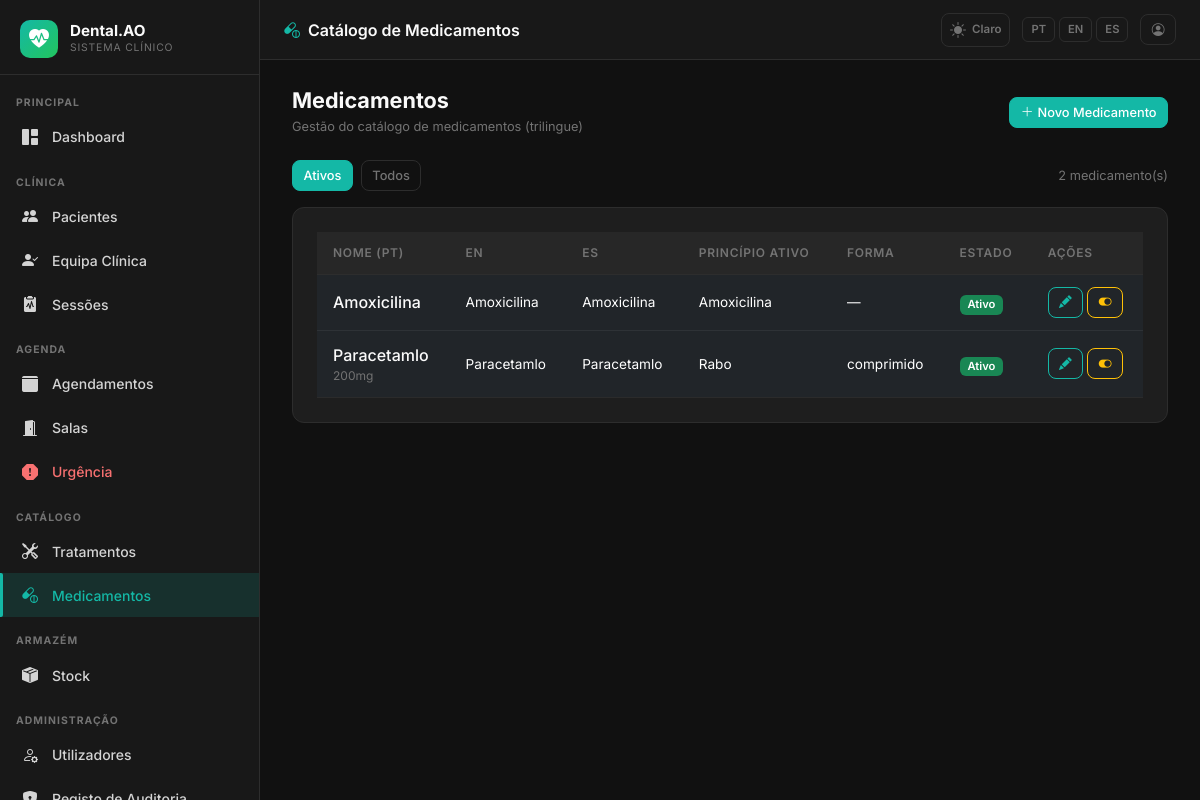
Page /admin/medicines (signed in) on the committed database.
### app/models.py (models this page shows, shortened)
class AppSetting(db.Model):
    __tablename__ = 'app_settings'
    key   = db.Column(db.String(64), primary_key=True)
    value = db.Column(db.Text, nullable=True)
    _DEFAULTS = {
        'app_name':       'DentalCare Pro',
        'app_logo':       '',
        'bg_dark':        '#111111',
        'sidebar_dark':   '#181818',
        'card_dark':      '#1e1e1e',
        'border_dark':    '#2d2d2d',
        'text_dark':      '#d4d4d4',
        'primary_dark':   '#14b8a6',
        'success_dark':   '#22c55e',
        'danger_dark':    '#f87171',
        'warning_dark':   '#fbbf24',
        'bg_light':       '#f0f4f8',
        'card_light':     '#ffffff',
        'border_light':   '#d1dce8',
        'text_light':     '#334155',
        'primary_light':  '#1976d2',
        'success_light':  '#00875a',
        'danger_light':   '#d32f2f',
        'warning_light':  '#e65100',
        'xray_max_mb':        '10',
        'stock_invoice_max_mb': '5',
        'urgency_surcharge':  '30',
    }
    @classmethod
    def all_as_dict(cls):
        stored = {s.key: s.value for s in cls.query.all()}
        result = dict(cls._DEFAULTS)
        result.update(stored)
        return result

class Medicine(db.Model):
    __tablename__ = 'medicines'
    id = db.Column(db.Integer, primary_key=True)
    name_pt = db.Column(db.String(200), nullable=False)
    name_en = db.Column(db.String(200), nullable=False)
    name_es = db.Column(db.String(200), nullable=False)
    active_ingredient = db.Column(db.String(200), nullable=True)
    dosage_form = db.Column(db.String(100), nullable=True)
    strength = db.Column(db.String(50), nullable=True)
    instructions_pt = db.Column(db.Text, nullable=True)
    instructions_en = db.Column(db.Text, nullable=True)
    instructions_es = db.Column(db.Text, nullable=True)
    contraindications_pt = db.Column(db.Text, nullable=True)
    contraindications_en = db.Column(db.Text, nullable=True)
    contraindications_es = db.Column(db.Text, nullable=True)
    is_active = db.Column(db.Boolean, default=True)
    created_by_id = db.Column(db.Integer, db.ForeignKey('users.id'), nullable=True)
    created_at = db.Column(db.DateTime, default=lambda: datetime.now(timezone.utc))
    updated_at = db.Column(db.DateTime, default=lambda: datetime.now(timezone.utc),
                           onupdate=lambda: datetime.now(timezone.utc))
    created_by = db.relationship('User', backref='created_medicines')

### app/admin/routes.py (the view)
@admin_bp.route('/medicines')
@login_required
def medicines():
    _clinical_staff_check()
    page = request.args.get('page', 1, type=int)
    query = Medicine.query.order_by(Medicine.name_pt)
    if request.args.get('inactive') != '1':
        query = query.filter_by(is_active=True)
    medicines = query.paginate(page=page, per_page=20)
    return render_template('admin/medicines/index.html', medicines=medicines)

### app/__init__.py (called while the page is built)
def get_locale():
    lang = session.get('lang')
    if lang in ['pt', 'en', 'es']:
        return lang
    return 'pt'

### app/admin/routes.py (called while the page is built)
def _clinical_staff_check():
    if current_user.role not in [Role.SUPERADMIN, Role.CLINICAL_DIRECTOR, Role.DENTIST]:
        abort(403)

### app/models.py (called while the page is built)
    def role_display(self):
        role_map = {
            Role.SUPERADMIN: 'Superadmin',
            Role.CLINICAL_DIRECTOR: 'Diretor Clínico',
            Role.DENTIST: 'Dentista',
            Role.PATIENT: 'Paciente',
            Role.RECEPTION: 'Recepção',
        }
        return role_map.get(self.role, self.role)

    def role_badge_class(self):
        badge_map = {
            Role.SUPERADMIN: 'danger',
            Role.CLINICAL_DIRECTOR: 'primary',
            Role.DENTIST: 'success',
            Role.PATIENT: 'info',
            Role.RECEPTION: 'warning',
        }
        return badge_map.get(self.role, 'secondary')

### app/templates/admin/medicines/index.html (shortened to what this page needs)
{% extends "base.html" %}
{% block page_title %}<i class="bi bi-capsule-pill me-2" style="color:var(--dc-primary)"></i>{{ _('Catálogo de Medicamentos') }}{% endblock %}
{% block content %}
<div class="dc-page-header">
  <div>
    <h1>{{ _('Medicamentos') }}</h1>
    <p>{{ _('Gestão do catálogo de medicamentos (trilingue)') }}</p>
  </div>
  {% if current_user.role in ['superadmin', 'clinical_director'] %}
  <a href="{{ url_for('admin.new_medicine') }}" class="btn btn-primary btn-sm">
    <i class="bi bi-plus-lg me-1"></i>{{ _('Novo Medicamento') }}
  </a>
  {% endif %}
</div>
<div class="d-flex align-items-center gap-2 mb-3 flex-wrap">
  <a href="{{ url_for('admin.medicines') }}" class="btn btn-sm {% if not request.args.get('inactive') %}btn-primary{% else %}btn-outline-secondary{% endif %}">
    {{ _('Ativos') }}
  </a>
  <a href="{{ url_for('admin.medicines', inactive=1) }}" class="btn btn-sm {% if request.args.get('inactive') %}btn-primary{% else %}btn-outline-secondary{% endif %}">
    {{ _('Todos') }}
  </a>
  <span class="ms-auto" style="font-size:.8rem;color:var(--dc-text-muted)">
    {{ medicines.total }} {{ _('medicamento(s)') }}
  </span>
</div>
{% if medicines.items %}
<div class="dc-card med-table-wrap">
  <div class="table-responsive">
    <table class="table mb-0">
      <thead>
        <tr>
          <th>{{ _('Nome (PT)') }}</th>
          <th>{{ _('EN') }}</th>
          <th>{{ _('ES') }}</th>
          <th>{{ _('Princípio Ativo') }}</th>
          <th>{{ _('Forma') }}</th>
          <th>{{ _('Estado') }}</th>
          {% if current_user.role in ['superadmin', 'clinical_director'] %}
          <th>{{ _('Ações') }}</th>
          {% endif %}
        </tr>
      </thead>
      <tbody>
        {% for m in medicines.items %}
        <tr>
          <td>
            <div style="font-weight:500;color:var(--dc-white)">{{ m.name_pt }}</div>
            {% if m.strength %}<div style="font-size:.75rem;color:var(--dc-text-muted)">{{ m.strength }}</div>{% endif %}
          </td>
          <td style="font-size:.85rem">{{ m.name_en }}</td>
          <td style="font-size:.85rem">{{ m.name_es }}</td>
          <td style="font-size:.85rem">{{ m.active_ingredient or '—' }}</td>
          <td style="font-size:.85rem">{{ m.dosage_form or '—' }}</td>
          <td>
            <span class="badge bg-{% if m.is_active %}success{% else %}secondary{% endif %}">
              {{ _('Ativo') if m.is_active else _('Inativo') }}
            </span>
          </td>
          {% if current_user.role in ['superadmin', 'clinical_director'] %}
          <td>
            <div class="d-flex gap-1">
              <a href="{{ url_for('admin.edit_medicine', id=m.id) }}" class="btn btn-sm btn-outline-primary">
                <i class="bi bi-pencil-fill"></i>
              </a>
              <form method="POST" action="{{ url_for('admin.toggle_medicine', id=m.id) }}" class="d-inline">
                <button type="submit" class="btn btn-sm btn-outline-{{ 'warning' if m.is_active else 'success' }}">
                  <i class="bi bi-{{ 'toggle-on' if m.is_active else 'toggle-off' }}"></i>
                </button>
              </form>
            </div>
          </td>
          {% endif %}
        </tr>
        {% endfor %}
      </tbody>
    </table>
  </div>
</div>
{% else %}
<div class="dc-card text-center py-5" style="color:var(--dc-text-muted)">
  <i class="bi bi-capsule fs-2 mb-2 d-block"></i>
  {{ _('Nenhum medicamento encontrado') }}
</div>
{% endif %}
{% endblock %}

### app/templates/base.html (shortened to what this page needs)
<!DOCTYPE html>
<html lang="{{ get_locale() }}" data-dc-theme="{{ session.get('theme', 'dark') }}">
<head>
  <link href="https://cdn.jsdelivr.net/npm/bootstrap@5.3.2/dist/css/bootstrap.min.css" rel="stylesheet">
  <link href="https://cdn.jsdelivr.net/npm/bootstrap-icons@1.11.3/font/bootstrap-icons.min.css" rel="stylesheet">
  <link href="{{ url_for('static', filename='css/dental.css') }}" rel="stylesheet">
</head>
<body>
<aside class="dc-sidebar" id="dcSidebar">
  <div class="dc-brand">
    <div class="dc-brand-icon">
      {% if app_settings.app_logo %}
        <img src="{{ url_for('superadmin.logo_file', filename=app_settings.app_logo) }}"
             alt="{{ app_settings.app_name }}"
             style="width:36px;height:36px;object-fit:contain;border-radius:6px;">
      {% else %}
        <i class="bi bi-heart-pulse-fill"></i>
      {% endif %}
    </div>
    <div class="flex-fill">
      <div class="dc-brand-name">{{ app_settings.app_name }}</div>
      <div class="dc-brand-sub">{{ _('Sistema Clínico') }}</div>
    </div>
  </div>
  <nav class="dc-nav">
    {% set role = current_user.role %}
    <div class="dc-nav-section">{{ _('Principal') }}</div>
    <a href="{{ url_for('main.dashboard') }}"
       class="dc-nav-item {% if request.endpoint == 'main.dashboard' %}active{% endif %}">
      <i class="bi bi-grid-1x2-fill"></i> {{ _('Dashboard') }}
    </a>
    {% if role in ['superadmin', 'clinical_director', 'dentist', 'reception'] %}
    <div class="dc-nav-section mt-2">{{ _('Clínica') }}</div>
    {% endif %}
    {% if role in ['superadmin', 'clinical_director', 'dentist', 'reception'] %}
    <a href="{{ url_for('patients.index') }}"
       class="dc-nav-item {% if request.endpoint == 'patients.index' or request.endpoint in ['patients.new','patients.edit','patients.detail'] %}active{% endif %}">
      <i class="bi bi-people-fill"></i> {{ _('Pacientes') }}
    </a>
    {% endif %}
    {% if role in ['superadmin', 'clinical_director'] %}
    <a href="{{ url_for('patients.care_team_pending') }}"
       class="dc-nav-item {% if request.endpoint == 'patients.care_team_pending' %}active{% endif %}">
      <i class="bi bi-person-check-fill"></i> {{ _('Equipa Clínica') }}
    </a>
    {% endif %}
    {% if role in ['superadmin', 'clinical_director', 'dentist'] %}
    <a href="{{ url_for('sessions.index') }}"
       class="dc-nav-item {% if request.endpoint and 'sessions.' in request.endpoint and 'audit' not in request.endpoint and 'evolution' not in request.endpoint %}active{% endif %}">
      <i class="bi bi-clipboard2-pulse-fill"></i> {{ _('Sessões') }}
    </a>
    {% endif %}
    {% if role in ['superadmin', 'clinical_director', 'reception', 'dentist'] %}
    <div class="dc-nav-section mt-2">{{ _('Agenda') }}</div>
    {% endif %}
    {% if role in ['superadmin', 'clinical_director', 'reception'] %}
    <a href="{{ url_for('scheduling.calendar') }}"
       class="dc-nav-item {% if request.endpoint and 'scheduling.' in request.endpoint and 'emergency' not in request.endpoint and 'room' not in request.endpoint %}active{% endif %}">
      <i class="bi bi-calendar3-fill"></i> {{ _('Agendamentos') }}
    </a>
    {% endif %}
    {% if role in ['superadmin', 'clinical_director', 'reception', 'dentist'] %}
    <a href="{{ url_for('scheduling.rooms') }}"
       class="dc-nav-item {% if request.endpoint and 'rooms' in request.endpoint %}active{% endif %}">
      <i class="bi bi-door-open-fill"></i> {{ _('Salas') }}
    </a>
    {% endif %}
    {% if role in ['superadmin', 'clinical_director', 'reception', 'dentist'] %}
    <a href="{{ url_for('scheduling.emergency') }}"
       class="dc-nav-item {% if request.endpoint and 'emergency' in request.endpoint %}active{% endif %}"
       style="color:var(--dc-danger)">
      <i class="bi bi-exclamation-octagon-fill"></i> {{ _('Urgência') }}
    </a>
    {% endif %}
    {% if role in ['superadmin', 'clinical_director', 'dentist'] %}
    <div class="dc-nav-section mt-2">{{ _('Catálogo') }}</div>
    <a href="{{ url_for('admin.treatments') }}"
       class="dc-nav-item {% if 'treatments' in request.endpoint %}active{% endif %}">
      <i class="bi bi-tools"></i> {{ _('Tratamentos') }}
    </a>
    <a href="{{ url_for('admin.medicines') }}"
       class="dc-nav-item {% if 'medicine' in request.endpoint %}active{% endif %}">
      <i class="bi bi-capsule-pill"></i> {{ _('Medicamentos') }}
    </a>
    {% endif %}
    {% if role in ['superadmin', 'clinical_director', 'dentist', 'receptionist'] %}
    <div class="dc-nav-section mt-2">{{ _('Armazém') }}</div>
    <a href="{{ url_for('stock.index') }}"
       class="dc-nav-item {% if request.endpoint and 'stock.' in request.endpoint %}active{% endif %}">
      <i class="bi bi-box-seam-fill"></i> {{ _('Stock') }}
    </a>
    {% endif %}
    {% if role in ['superadmin', 'clinical_director'] %}
    <div class="dc-nav-section mt-2">{{ _('Administração') }}</div>
    <a href="{{ url_for('admin.users') }}"
       class="dc-nav-item {% if 'user' in request.endpoint %}active{% endif %}">
      <i class="bi bi-person-gear"></i> {{ _('Utilizadores') }}
    </a>
    <a href="{{ url_for('admin.audit_log') }}"
       class="dc-nav-item {% if 'audit' in request.endpoint %}active{% endif %}">
      <i class="bi bi-shield-lock-fill"></i> {{ _('Registo de Auditoria') }}
    </a>
    {% endif %}
  </nav>
</aside>
<header class="dc-topbar">
  <span class="page-title">{% block page_title %}{% endblock %}</span>
  <div class="topbar-actions">
    <a href="{{ url_for('auth.toggle_theme') }}"
       class="theme-toggle"
       title="{{ _('Alternar tema') }}">
      {% if session.get('theme', 'dark') == 'dark' %}
        <i class="bi bi-sun-fill"></i><span style="font-size:.72rem;font-weight:600;margin-left:2px">{{ _('Claro') }}</span>
      {% else %}
        <i class="bi bi-moon-stars-fill"></i><span style="font-size:.72rem;font-weight:600;margin-left:2px">{{ _('Escuro') }}</span>
      {% endif %}
    </a>
    <div class="lang-switcher">
      <a href="{{ url_for('auth.set_lang', lang='pt') }}"
         class="lang-btn {% if get_locale() == 'pt' %}active{% endif %}">PT</a>
      <a href="{{ url_for('auth.set_lang', lang='en') }}"
         class="lang-btn {% if get_locale() == 'en' %}active{% endif %}">EN</a>
      <a href="{{ url_for('auth.set_lang', lang='es') }}"
         class="lang-btn {% if get_locale() == 'es' %}active{% endif %}">ES</a>
    </div>
    <a href="{{ url_for('auth.profile') }}" class="btn btn-sm btn-outline-secondary" title="{{ _('Meu Perfil') }}">
      <i class="bi bi-person-circle"></i>
    </a>
  </div>
</header>
<main class="dc-main">
  <div class="dc-content">
    {% block content %}{% endblock %}
  </div>
</main>
</body>
</html>

### rows in the picture
AppSetting: app_name "Dental.AO"
Medicine: name_pt "Amoxicilina", name_en "Amoxicilina", name_es "Amoxicilina", active_ingredient "Amoxicilina", dosage_form "—"
Medicine: name_pt "Paracetamlo", strength "200mg", name_en "Paracetamlo", name_es "Paracetamlo", active_ingredient "Rabo", dosage_form "comprimido"

### other values in the picture
{{ medicines.total }} "2"
